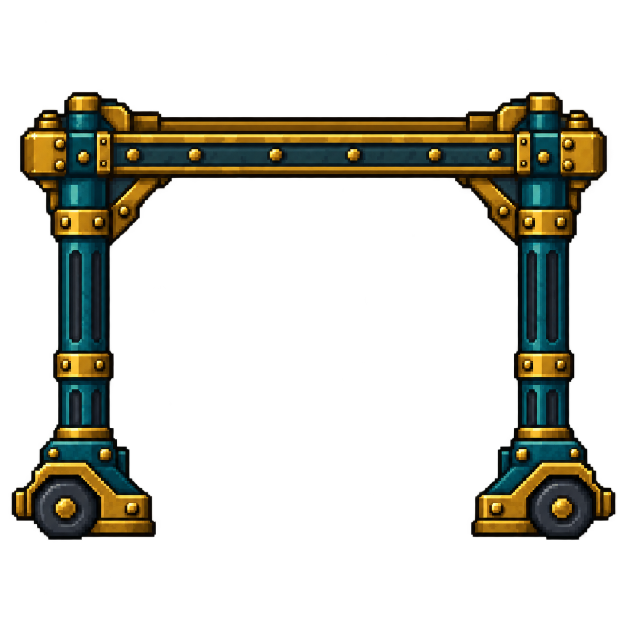
#> input picture assets/water87/cradle-raw-v1.png, 1254 x 1254 px (shown at 1/2 size)
$ python pack-water87-cradle.py
#> lines starting #> are read from the running program, lines starting #| are printed output that depends on the picture; after the words box and inside, x2 and y2 are one past the last pixel; in counts of white or black regions, pixels touching at a corner belong together
"""Assemble accepted generated frame modules on their native grid.

Original128logical basis once; translate/repeat generated shaft bands only.
No per-part scaling, stretched painting or procedural material replacement.
"""
from pathlib import Path
import json,numpy as np
from PIL import Image
from scipy.ndimage import label,distance_transform_edt
ROOT=Path(__file__).resolve().parents[1];OUT=ROOT/'assets/water87'
raw=Image.open(OUT/'cradle-raw-v1.png').convert('RGBA');a=np.array(raw);ids,n=label(a[:,:,3]>=128)
#> further down, raw is the input picture: PIL image 1254x1254 RGBA; mean R, G, B, A 17, 16.4, 8.7, 60.3
#> after `ids, n = label(a[:, :, 3] >= 128)`:
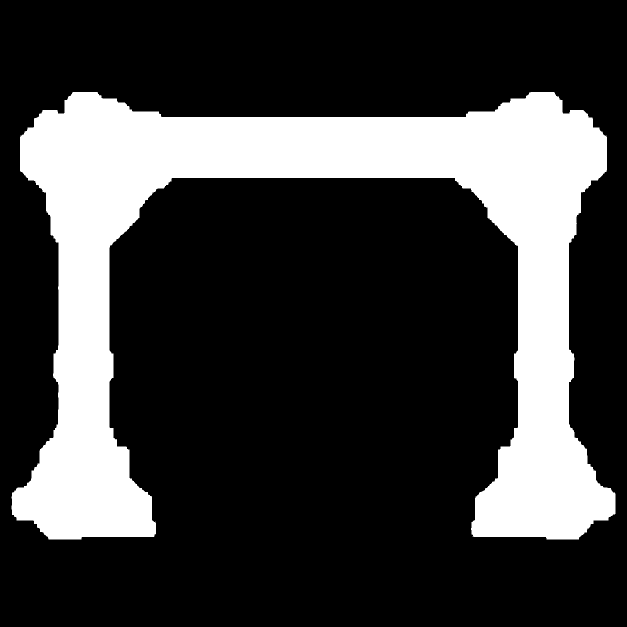
#> ids: shape (1254, 1254) int32 (shown at 1/2 size); values 0 (black) and 1 (white), 23.8% white; 1 white region, box (x1, y1, x2, y2) and area: (23, 184, 1231, 1079) 374913
#> after `ids, n = label(a[:, :, 3] >= 128)`: n = 1
sizes=np.bincount(ids.ravel());sizes[0]=0;mask=ids==sizes.argmax()
#> after `sizes = np.bincount(ids.ravel())`: sizes = [1197603, 374913]
r,g,b=[a[:,:,i].astype(float)for i in range(3)]
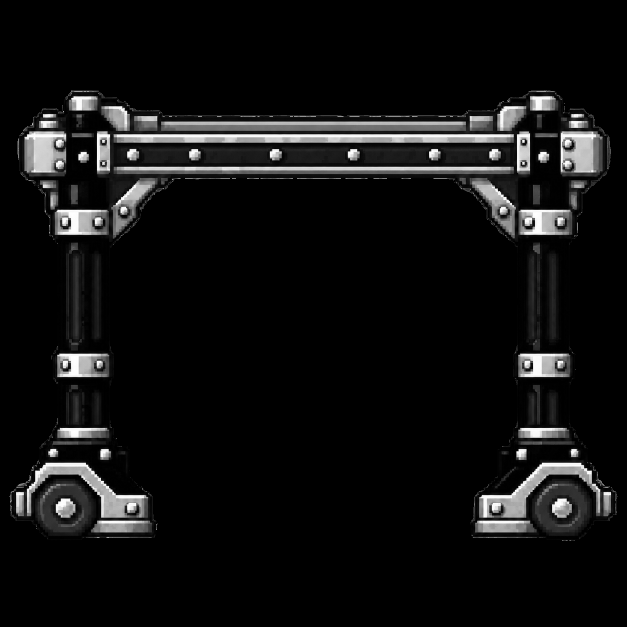
#> r: shape (1254, 1254) float64 (shown at 1/2 size); min 0, max 255, mean 17
matte=((r>75)&(r>g*4)&(r>b*3))|((g>80)&(g>r*1.35)&(g>b*1.45))|((r>220)&(g>220)&(b<30))
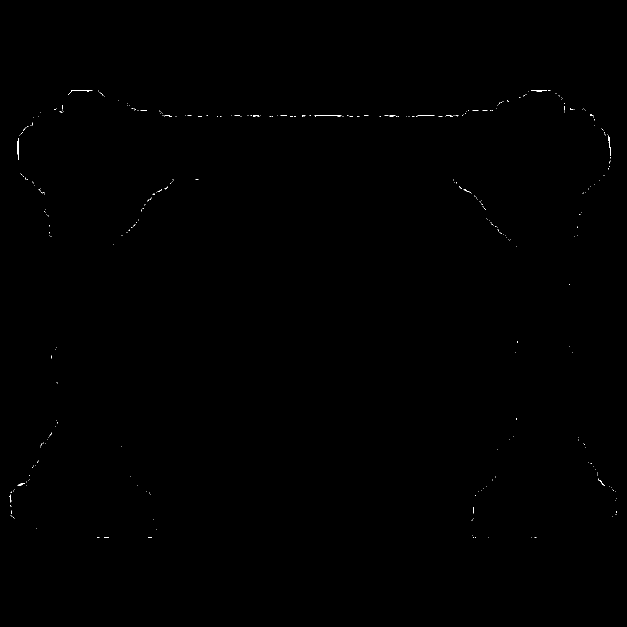
#> matte: shape (1254, 1254) bool (shown at 1/2 size); 0.09% white in thin lines or dots, all inside (x1, y1, x2, y2) = (19, 181, 1234, 1076)
mask&=~(matte&(distance_transform_edt(mask)<10));a[:,:,3]=np.where(mask,255,0).astype(np.uint8);a[~mask,:3]=0
#> after `a[~mask, :3] = 0`:
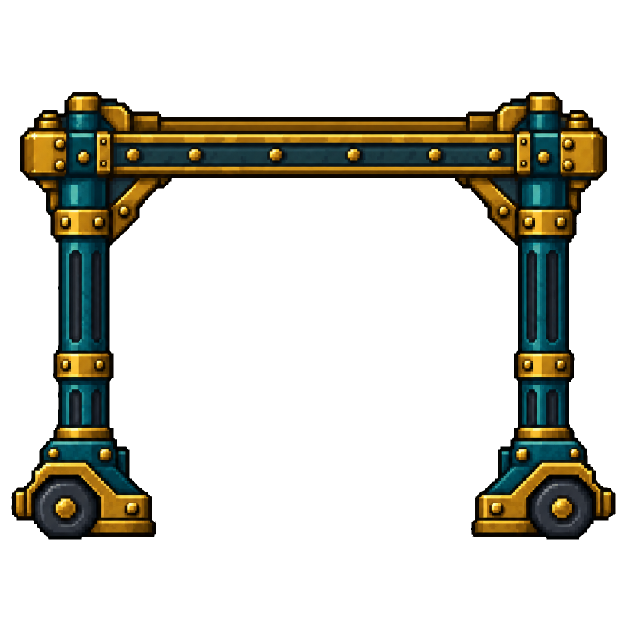
#> a: shape (1254, 1254, 4) (shown at 1/2 size); mean R, G, B, A 16.6, 16, 8.6, 60.8; transparent parts drawn white
ys,xs=np.nonzero(mask);bounds=[int(xs.min()),int(ys.min()),int(xs.max()+1),int(ys.max()+1)]
#> after `bounds = [int(xs.min()), int(ys.min()), int(xs.max() + 1), int(ys.max(`: bounds = [23, 184, 1231, 1079]
scale=raw.width/128;cx=raw.width/2;bottom=bounds[3];tx=cx-64*scale;ty=bottom-112*scale
#> after `scale = raw.width / 128`: scale = 9.8
#> after `cx = raw.width / 2`: cx = 627
#> after `bottom = bounds[3]`: bottom = 1079
#> after `tx = cx - 64 * scale`: tx = 0
#> after `ty = bottom - 112 * scale`: ty = -18.25
base=Image.fromarray(a).transform((128,128),Image.Transform.AFFINE,(scale,0,tx,0,scale,ty),Image.Resampling.NEAREST)
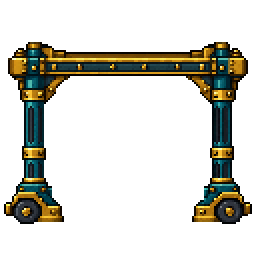
#> base: PIL image 128x128 RGBA (shown 2 times larger); mean R, G, B, A 16.6, 16, 8.5, 59.7; transparent parts drawn white
base.save(OUT/'cradle-original-native.png')
# The generated upper assembly remains intact, shifted14native pixels upward.
# The leg extension is an authored copy of its own straight generated shaft.
delta=14;split=58;im=Image.new('RGBA',(128,128))
#> after `im = Image.new('RGBA', (128, 128))`: im: PIL image 128x128 RGBA; every value is 0
im.alpha_composite(base.crop((0,0,128,split)),(0,-delta))
im.alpha_composite(base.crop((0,split,128,split+delta)),(0,split-delta))
im.alpha_composite(base.crop((0,split,128,128)),(0,split))
# A generated metal shaft collar seats the repeated module's lower seam.
im.alpha_composite(base.crop((0,72,128,76)),(0,56))
im.save(OUT/'cradle-native.png');im.resize((768,768),Image.Resampling.NEAREST).save(OUT/'cradle-native-6x.png')
#> after `im.save(OUT / 'cradle-native.png')`:
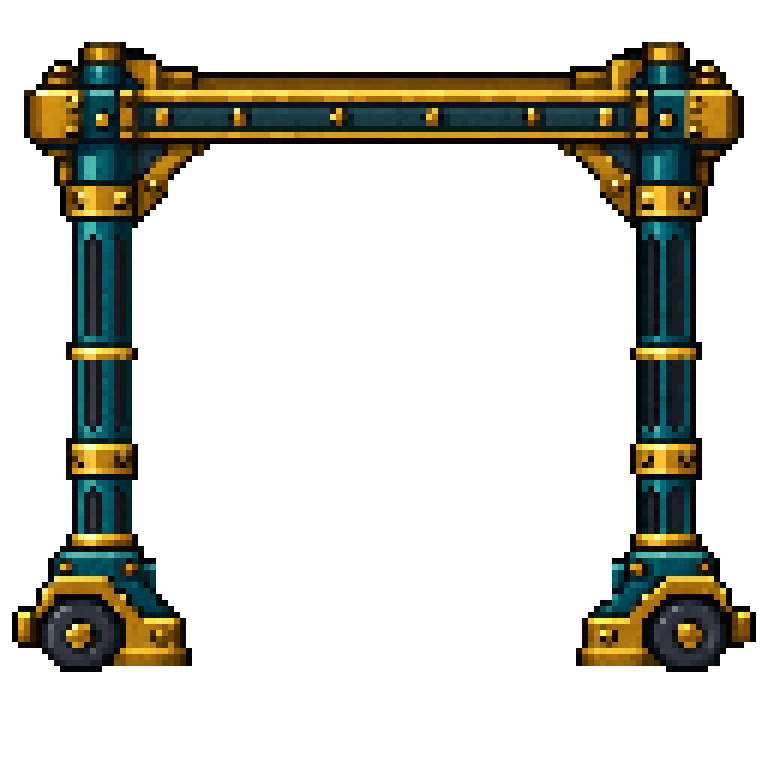
#> saved as cradle-native-6x.png: PIL image 768x768 RGBA; mean R, G, B, A 17.3, 17, 9.4, 64.2; transparent parts drawn white
alpha=np.array(im)[:,:,3];beamTop=int(np.flatnonzero(alpha[:,64])[0]);floor=112
#> after `alpha = np.array(im)[:, :, 3]`:
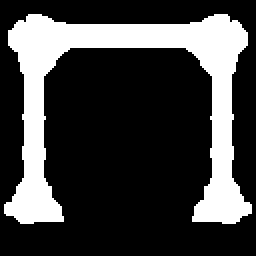
#> alpha: shape (128, 128) (shown 2 times larger); 25.2% white; 1 white region, box (x1, y1, x2, y2) and area: (2, 7, 126, 112) 4127
#> after `beamTop = int(np.flatnonzero(alpha[:, 64])[0])`: beamTop = 12
(OUT/'cradle-registration.json').write_text(json.dumps({'original':'cradle-raw-v1.png','originalLogicalCanvas':[128,128],'rawPixelsPerNative':scale,'originalAlphaBounds':bounds,'nativeOriginalAffine':[scale,0,tx,0,scale,ty],'nativeCell':[128,128],'baselineExclusive':floor,'beamSeatY':beamTop,'beamDepthNative':12,'legsExtendedNative':delta,'modules':[{'source':[0,0,128,58],'dest':[0,-14]},{'source':[0,58,128,72],'dest':[0,44]},{'source':[0,58,128,128],'dest':[0,58]},{'source':[0,72,128,76],'dest':[0,56]}],'nativeBounds':im.getbbox()},indent=2)+'\n')
print({'bounds':im.getbbox(),'beamTop':beamTop,'floor':floor})
#| {'bounds': (2, 7, 126, 112), 'beamTop': 12, 'floor': 112}
